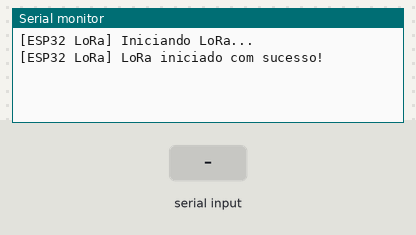
Simulated run of this sketch. Board: ESP32. Parts: the last lines printed to the serial monitor. The inputs (shaded band) are chosen by the test bench. No radio packets arrive unless stated.

Above: at 1.2 s.
1.3 s: "1\n" received over the second serial link
At 1.9 s:
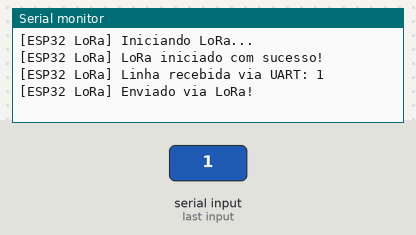
2.8 s: "0\n" received over the second serial link
At 4.0 s:
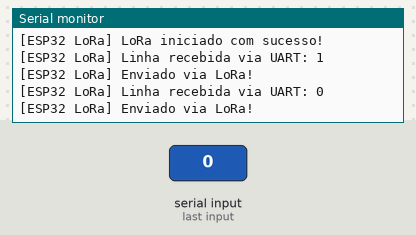
4.3 s: "2\n" received over the second serial link
At 5.4 s:
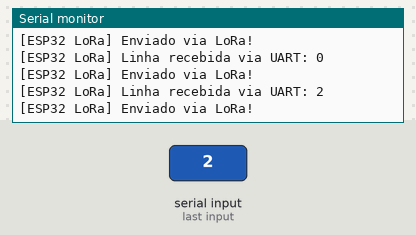

The sketch:

UART_LORA.ino
```cpp
#include <LoRa.h>
#include <SPI.h>

// === Pinos LoRa (padrão do LilyGO LoRa32 com OLED) ===
#define SCK_LORA        5
#define MISO_LORA       19
#define MOSI_LORA       27
#define SS_PIN_LORA     18
#define RESET_PIN_LORA  14
#define LORA_DIO0       26

// === Frequência LoRa ===
#define BAND            915E6
#define HIGH_GAIN_LORA  20

// === Pinos UART (forçados nos pinos I2C) ===
#define RXD1 21  // GPIO21 ← recebe do Arduino Mega (TX1 pino 18)
#define TXD1 22  // GPIO22 → envia para Arduino Mega (RX1 pino 19) – opcional

String buffer = "";

void setup() {
  Serial.begin(115200);  // Debug via USB
  while (!Serial);

  // Inicia UART com pinos 21 e 22
  Serial1.begin(115200, SERIAL_8N1, RXD1, TXD1);

  // Inicializa LoRa
  Serial.println("[ESP32 LoRa] Iniciando LoRa...");
  SPI.begin(SCK_LORA, MISO_LORA, MOSI_LORA, SS_PIN_LORA);
  LoRa.setPins(SS_PIN_LORA, RESET_PIN_LORA, LORA_DIO0);

  if (!LoRa.begin(BAND)) {
    Serial.println("[ESP32 LoRa] Falha ao iniciar LoRa");
    while (1);
  }

  LoRa.setTxPower(HIGH_GAIN_LORA);
  Serial.println("[ESP32 LoRa] LoRa iniciado com sucesso!");
}

void loop() {
  // Lê dados da UART (vindos do Arduino Mega)
  while (Serial1.available()) {
    char c = Serial1.read();

    // Monta o buffer até encontrar \n
    if (c == '\n') {
      Serial.print("[ESP32 LoRa] Linha recebida via UART: ");
      Serial.println(buffer);

      // Envia via LoRa
      LoRa.beginPacket();
      LoRa.print(buffer);
      LoRa.endPacket();

      Serial.println("[ESP32 LoRa] Enviado via LoRa!");
      buffer = "";  // limpa o buffer para a próxima linha
    } else {
      buffer += c;
    }
  }
}
```

Measured:
- after the input at 1.3 s, the serial monitor: prints a new line at once (image 1)
- after the input at 2.8 s, the serial monitor: prints a new line at once (image 2)
- after the input at 4.3 s, the serial monitor: prints a new line at once (image 3)
